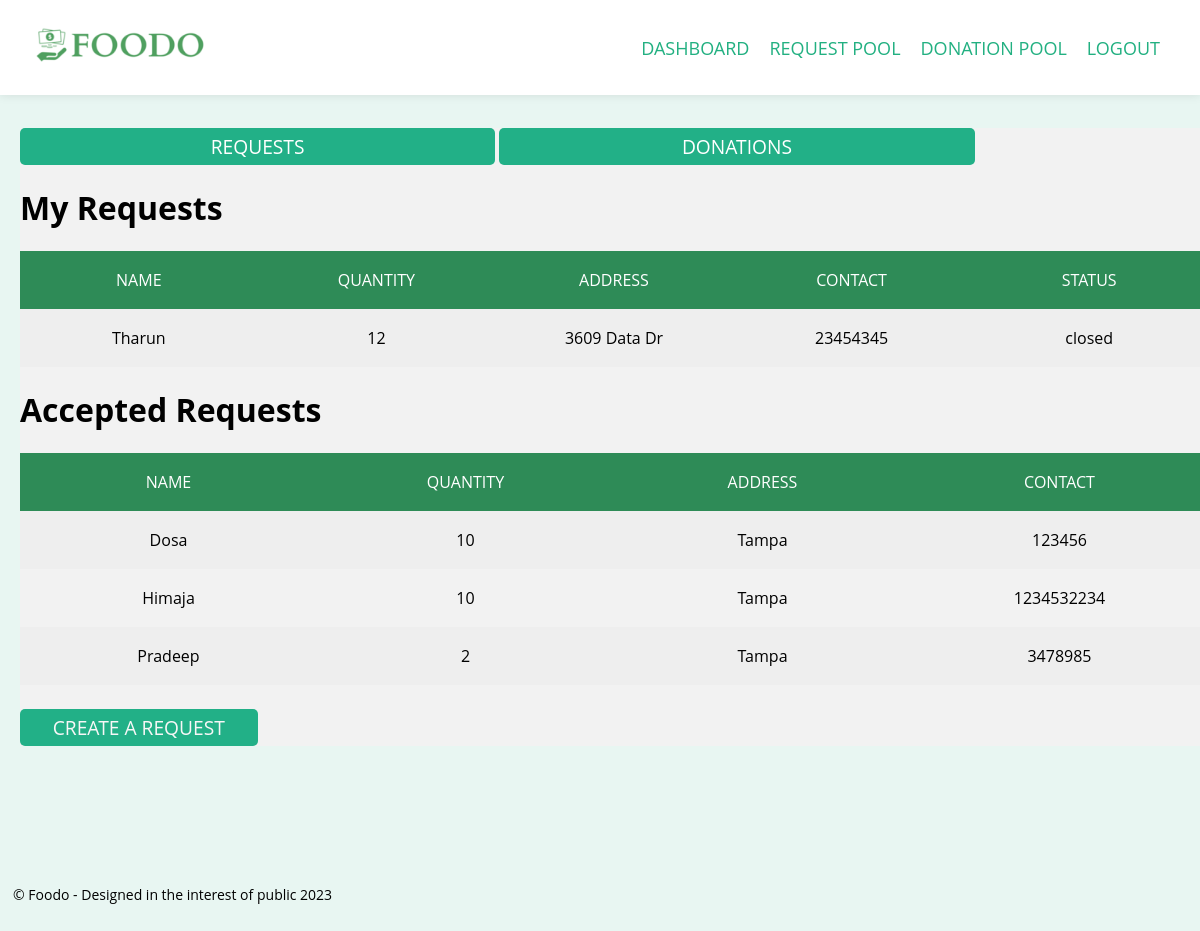
The page /Dashboard (signed in) on the database its author committed.
### tables this page shows
CREATE TABLE Requests (requestid INTEGER PRIMARY KEY ,name TEXT,quantity TEXT, location TEXT,contact TEXT,uid TEXT,donorid TEXT,status TEXT, FOREIGN KEY(uid) REFERENCES Users(uid));

### app.py (the view)
@app.route("/Dashboard", methods=['POST', 'GET'])
def Dashboard():
    if request.method == 'GET':
        con = sqlite3.connect('database.db')
        try:
            with sqlite3.connect("database.db") as con:
                uid = int(session['uid'])
                cur = con.cursor()
                cur.execute(
                    "SELECT * FROM Requests where uid =(?)", str(uid))
                con.commit()
                requestlist = cur.fetchall()
                cur.execute(
                    "SELECT * FROM Requests where donorid =(?)", str(uid))
                con.commit()
                acceptedrequestlist = cur.fetchall()
                cur.execute(
                    "SELECT * FROM Donations where uid =(?)", str(uid))
                con.commit()
                donationlist = cur.fetchall()
                cur.execute(
                    "SELECT * FROM Donations where requestorid =(?)", str(uid))
                con.commit()
                accepteddonationlist = cur.fetchall()
                msg = "Record successfully added"
        except Exception as e:
            con.rollback()
            msg = str(e)
        finally:
            con.close()
    return render_template('Landing.html', requestlist=requestlist, donationlist=donationlist, accepteddonationlist=accepteddonationlist, acceptedrequestlist=acceptedrequestlist)

### templates/Landing.html (shortened to what this page needs)
<!DOCTYPE html>
<html>
<head>
  <link
  rel="stylesheet"
  href="{{ url_for('static', filename='css/style.css') }}"
/>
</head>
<body>
  <div class="main">
    <nav class="navbar">
      <div class="nav-container">
        <a href="#" class="nav-logo"><img src="{{ url_for('static', filename='images/Logo2.ico') }}" alt="logo" class="logo"></a>
        <div class="nav-menu">
          <ul class="nav-list">
            <li class="nav-item">
              <a
                href="{{ url_for('.Dashboard', _anchor='exactlocation') }}"
                class="nav-link"
                >DASHBOARD</a
              >
            </li>
            <li class="nav-item">
              <a
                href="{{ url_for('.Requestlist', _anchor='exactlocation') }}"
                class="nav-link"
                >REQUEST POOL</a
              >
            </li>
            <li class="nav-item">
              <a
                href="{{ url_for('.Donationlist', _anchor='exactlocation') }}"
                class="nav-link"
                >DONATION POOL</a
              >
            </li>
            <li class="nav-item">
              <a
                href="{{ url_for('.homeiu', _anchor='exactlocation') }}"
                class="nav-link"
                >LOGOUT</a
              >
            </li>
          </ul>
        </div>
      </div>
    </nav>
    <div class="conati" id = "jol">
      <div class = "signform-btn">
      <button class = "signform-submit-btn-green"id ="link1" type="button">REQUESTS</button>
     <button class= "signform-submit-btn-green" id="link2" type="button">DONATIONS</button>
     </div>
      <div class="tab-content">
        <div id="tab1">
      <h1>My Requests</h1>
      <div>
        <div class="table1">
          <div class="table-header">
            <div class="header__item">
              <a id="name" class="filter__link" href="#">Name</a>
            </div>
            <div class="header__item">
              <a id="wins" class="filter__link filter__link--number" href="#">Quantity</a>
            </div>
            <div class="header__item">
              <a id="wins" class="filter__link filter__link--number" href="#">Address</a>
            </div>
            <div class="header__item">
              <a id="wins" class="filter__link filter__link--number" href="#">Contact</a>
            </div>
            <div class="header__item">
              <a id="wins" class="filter__link filter__link--number" href="#">Status</a>
            </div>
          </div>
          <div class="table-content">
            {%if requestlist%}
              {% for row in requestlist %}
              <div class="table-row">
              <div class="table-data">{{row[1]}}</div>
              <div class="table-data">{{row[2]}}</div>
              <div class="table-data">{{row[3]}}</div>
              <div class="table-data">{{row[4]}}</div>
              <div class="table-data">{{row[7]}}</div>
            </div>
            {% endfor %}
            {% else %}
            <p style="text-align: center;">No Requests</p>
            {% endif %}
          </div>
        </div>
      </div>
      <h1>Accepted Requests</h1>
      <div>
        <div class="table1">
          <div class="table-header">
            <div class="header__item">
              <a id="name" class="filter__link" href="#">Name</a>
            </div>
            <div class="header__item">
              <a id="wins" class="filter__link filter__link--number" href="#">Quantity</a>
            </div>
            <div class="header__item">
              <a id="wins" class="filter__link filter__link--number" href="#">Address
              </a>
            </div>
            <div class="header__item">
              <a id="wins" class="filter__link filter__link--number" href="#">Contact</a>
            </div>
          </div>
          <div class="table-content">
            {% if acceptedrequestlist %}
            {% for row in acceptedrequestlist %}
            <div class="table-row">
              <div class="table-data">{{row[1]}}</div>
              <div class="table-data">{{row[2]}}</div>
              <div class="table-data">{{row[3]}}</div>
              <div class="table-data">{{row[4]}}</div>
            </div>
            {% endfor %}
            {% else %}
            <p style="text-align:center;">No Requests</p>
            {% endif %}
          </div>
        </div>
      </div>
      <div class="btn-left">
        <div class="signform-btn">
          <button class="signform-submit-btn-green">
            <a  href="{{ url_for('.createRequest', _anchor='exactlocation') }}">CREATE A REQUEST</a>
          </button>
        </div>
      </div>
        </div>
      </div>
    </div>
    <footer>
      <p>&copy; Foodo - Designed in the interest of public 2023</p>
  </footer>
</body>
</html>

### static/css/style.css (style rules this page uses)
* { background-color: #008CBA margin: 10px; padding: 0px; box-sizing: border-box; font-family: "Open Sans", sans-serif; }
body { width: 100vw; background: rgba(34, 176, 129, 0.1); background-position: center; background-size: cover; height: 100vh; background-attachment: scroll; }
body, html { overflow-x: hidden; }
a { text-decoration: none; }
::placeholder { color: black; }
footer { font-size: 14px; padding: 5px; text-align: center; position: absolute; }
.main { height: 100%; min-height: calc(100vh - 120px); padding-bottom: 60px; }
.navbar { background-color: white; padding: 20px; box-shadow: 0px 0px 10px rgba(0, 0, 0, 0.1); position: fixed; top: 0; left: 0; width: 100%; z-index: 9999; }
.nav-container { display: flex; align-items: center; justify-content: space-between; max-width: 100%; margin: 0 auto; }
.nav-logo .logo { height: 50px; width: 200px; object-fit: cover; }
.nav-menu { display: flex; align-items: center; }
.nav-list { list-style: none; margin: 0; padding: 0; display: flex; }
.nav-item { margin-right: 20px; color: white; }
.nav-link { font-size: 18px; color: #22b081; text-decoration: none; transition: all 0.3s ease-in-out; }
.signform-btn { display: inline-flexbox; }
.signform-submit-btn-green { width: 40%; padding: 5px; background-color: #22b087; color: #fff; border: none; border-radius: 5px; font-size: 1.2rem; cursor: pointer; transition: all 0.3s ease-in-out; }
.signform-submit-btn-green a { color: #f7f7f7; }
.table-header { display: flex; width: 100%; background: #2E8B57; padding: 18px 0; }
.table-row { display: flex; width: 100%; padding: 18px 0; }
.table-row:nth-of-type(odd) { background: #eee; }
.table-data, .header__item { flex: 1 1 20%; text-align: center; }
.header__item { text-transform: uppercase; }
.filter__link { color: white; text-decoration: none; position: relative; display: inline-block; padding-left: 24px; padding-right: 24px; }
.filter__link::after { content: ''; position: absolute; right: -18px; color: white; font-size: 12px; top: 50%; transform: translateY(-50%); }
.conati { margin-left: 1%; background-color: #f2f2f2; margin-top: 10%; }
.btn-left { margin-top: 2%; width: 50%; }
div.tab-content { display: flexbox ; }

### rows shown on the page
Requests: name "Tharun", quantity "12", location "3609 Data Dr", contact "23454345", status "closed"
Requests: name "Dosa", quantity "10", location "Tampa", contact "123456"
Requests: name "Himaja", quantity "10", location "Tampa", contact "1234532234"
Requests: name "Pradeep", quantity "2", location "Tampa", contact "3478985"
